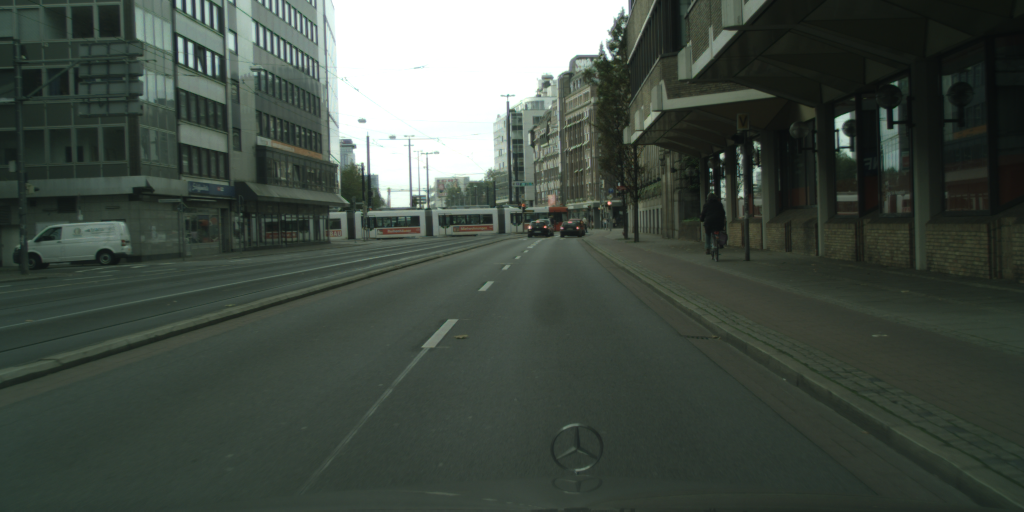
#> input picture data/bremen_000003_000019_leftImg8bit.png, 2048 x 1024 px (shown at 1/2 size); its folder holds only this picture in this run
$ python main.py --image data/bremen_000003_000019_leftImg8bit.png --dir data
#> lines starting #> are read from the running program, lines starting #| are printed output that depends on the picture; after the words box and inside, x2 and y2 are one past the last pixel; in counts of white or black regions, pixels touching at a corner belong together
#> in test_find_tfl_lights, color_image is the input picture: shape (1024, 2048, 3); mean R, G, B 67, 76.3, 68.2
try:
    print("Elementary imports: ")
    import os
    import json
    import glob
    import argparse

    print("numpy/scipy imports:")
    import numpy as np
    from scipy import signal as sg
    import scipy.ndimage as ndimage
    from scipy.ndimage.filters import maximum_filter, minimum_filter

    print("PIL imports:")
    from PIL import Image

    print("matplotlib imports:")
    import matplotlib.pyplot as plt
except ImportError:
    print("Need to fix the installation")
    raise

print("All imports okay. Yay!")


# [56 lines left out: function create_kernel25, not called in this run]


def create_kernel21():
    kernel = np.array([[56, 50, 46, 43, 41, 41, 40, 39, 38, 38, 39, 40, 40, 38, 38, 37, 37, 36, 39, 51, 59, 63],
                       [56, 50, 42, 38, 38, 37, 36, 38, 40, 44, 47, 49, 47, 43, 40, 37, 35, 35, 38, 50, 61, 66],
                       [55, 45, 37, 34, 32, 29, 46, 58, 71, 81, 79, 80, 85, 87, 83, 63, 46, 38, 33, 49, 62, 67],
                       [55, 45, 36, 39, 37, 58, 84, 103, 113, 128, 144, 145, 137, 129, 111, 96, 84, 68, 50, 50, 64, 69],
                       [56, 47, 35, 36, 62, 87, 100, 112, 129, 145, 165, 182, 188, 180, 171, 140, 110, 104, 73, 56, 66,
                        71],
                       [58, 48, 38, 64, 91, 119, 125, 150, 170, 194, 211, 218, 222, 220, 216, 177, 123, 113, 104, 78,
                        66, 71],
                       [61, 50, 52, 90, 112, 137, 150, 210, 225, 222, 231, 239, 242, 241, 231, 204, 155, 121, 116, 97,
                        73, 70],
                       [62, 52, 78, 108, 128, 146, 181, 223, 223, 223, 234, 239, 240, 240, 226, 212, 180, 137, 116, 107,
                        83, 69],
                       [62, 53, 98, 117, 136, 154, 202, 226, 226, 214, 227, 232, 234, 236, 219, 211, 191, 144, 115, 113,
                        89, 68],
                       [62, 53, 97, 116, 141, 163, 211, 226, 220, 207, 201, 216, 236, 238, 219, 210, 192, 146, 115, 117,
                        90, 60],
                       [62, 53, 99, 117, 137, 169, 212, 223, 205, 189, 206, 218, 241, 242, 221, 210, 189, 143, 115, 116,
                        86, 52],
                       [63, 53, 95, 116, 130, 166, 203, 219, 222, 220, 231, 233, 244, 241, 216, 207, 181, 134, 115, 109,
                        77, 48],
                       [64, 53, 79, 109, 131, 166, 197, 207, 228, 229, 236, 239, 241, 227, 206, 213, 168, 119, 118, 98,
                        62, 48],
                       [65, 53, 57, 96, 124, 152, 186, 208, 224, 225, 224, 227, 225, 213, 210, 205, 150, 110, 111, 78,
                        52, 53],
                       [65, 53, 36, 60, 102, 120, 155, 170, 216, 226, 220, 199, 194, 189, 184, 159, 113, 103, 81, 52,
                        52, 57],
                       [68, 54, 36, 118, 118, 118, 118, 124, 149, 186, 198, 181, 155, 143, 135, 116, 90, 80, 53, 42, 54,
                        60],
                       [76, 62, 43, 40, 41, 58, 87, 102, 113, 122, 137, 133, 119, 113, 106, 86, 65, 52, 45, 48, 62, 73],
                       [93, 70, 48, 42, 39, 37, 51, 59, 71, 69, 71, 70, 72, 72, 66, 49, 41, 41, 39, 61, 83, 97],
                       [93, 80, 66, 57, 50, 46, 42, 41, 42, 44, 47, 48, 46, 45, 47, 50, 53, 57, 71, 90, 90, 90]],
                      dtype=float)
    kernel = kernel - (kernel.mean())
    kernel = kernel / (kernel.max() - kernel.min())
    return kernel


def create_kernel10():
    filter_kernel = np.array([[-3.5, -2.25, -2, -2, -2],
                              [-2.25, -1, 1 / 4, 1 / 2, 1],
                              [-2, 1 / 4, 1, 1, 1.25],
                              [-2, 1 / 2, 1, 2, 3],
                              [-2, 1, 1.25, 3, 4]])
    filter_kernel = np.hstack([filter_kernel[::], np.fliplr(filter_kernel)])
    filter_kernel = np.vstack([filter_kernel[::], filter_kernel[::-1]])
    filter_kernel = filter_kernel / (filter_kernel.max() - filter_kernel.min())
    return filter_kernel


# [16 lines left out: functions create_kernel5, create_kernel3, not called in this run]


def find_tfl_lights(c_image: np.ndarray, fig_ax, **kwargs):
    """
    Detect candidates for TFL lights. Use c_image, kwargs and you imagination to implement
    :param c_image: The image itself as np.uint8, shape of (H, W, 3)
    :param kwargs: Whatever config you want to pass in here
    :return: 4-tuple of x_red, y_red, x_green, y_green
    """
    threshold = 0.20
    c_image = ndimage.gaussian_filter(c_image, sigma=1)

    after_filter = c_image
    # kernels = [create_kernel3(), create_kernel5(), create_kernel10(), create_kernel21(), create_kernel25()]
    kernels = [create_kernel10(), create_kernel21()]

    for kernel in kernels:
        after_filter = sg.convolve2d(after_filter, kernel, boundary="symm", mode="same")
        after_filter = after_filter / (after_filter.max() - after_filter.min())
#> this loop made 2 passes
#> pass 1, in find_tfl_lights, `after_filter = sg.convolve2d(after_filter, kernel, boundary="symm", mo..`:
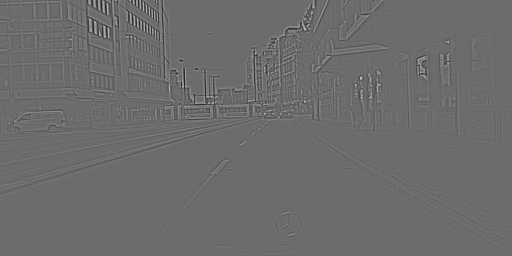
#> after_filter: shape (1024, 2048) float64 (shown at 1/4 size); min -3.07, max 4.16, mean -3.1e-06; drawn with min black and max white

    fig_ax.imshow(after_filter)
    fig_ax.set_title('filter')

    return non_max_suppression(after_filter, threshold)


def non_max_suppression(after_filter, threshold):
#> called with threshold = 0.2
    data_max = maximum_filter(after_filter, 35)
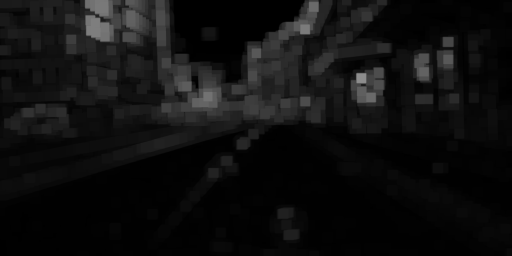
#> data_max: shape (1024, 2048) float64 (shown at 1/4 size); min 1.9e-32, max 0.554, mean 0.0626
    maxima = (after_filter == data_max)
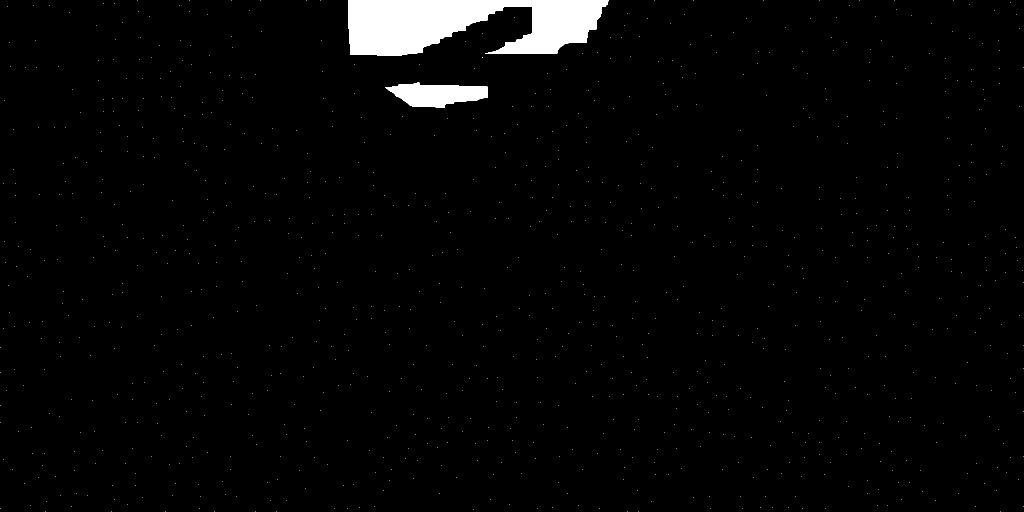
#> maxima: shape (1024, 2048) bool (shown at 1/2 size); 2.3% white; 985 white regions (983 under 20 px), largest, box (x1, y1, x2, y2) and area: (696, 0, 1218, 112) 40347, (770, 165, 975, 216) 6813
    after_filter[maxima == False] = 0
    after_filter[after_filter < threshold] = 0
    slices = np.argwhere(after_filter > 0)
#> slices = 82 pairs, first value 0 to 452, second value 285 to 1792
    x, y = [], []
    for dy, dx in slices:
        x.append(dx)
        y.append(dy)
#> this loop made 82 passes
#> (dy, dx) on passes 1 to 8: (0, 378), (0, 463), (0, 520), (0, 640), (11, 359), (22, 379), (27, 1254), (28, 415)
#> after the loop, x = 82 values, max 1792 at index 30, min 285 at index 29, mean 980; y = 82 values from 0 to 452
    print(len(x))
#| 82
    return x, y


# [18 lines left out: function non_max_suppression2, not called in this run]


def show_image_and_gt(image, objs, fig_num=None):
    plt.imshow(image)
    plt.subplot()
    labels = set()
    if objs is not None:
        for o in objs:
            poly = np.array(o['polygon'])[list(np.arange(len(o['polygon']))) + [0]]
            plt.plot(poly[:, 0], poly[:, 1], 'r', label=o['label'])
            labels.add(o['label'])
        if len(labels) > 1:
            plt.legend()


def test_find_tfl_lights(image_path, json_path=None, fig_num=None):
    """
    Run the attention code
    """
    color_image = np.array(Image.open(image_path))
    image = np.array(Image.open(image_path).convert("L"), dtype=float)
    image /= 255
    # red_image = np.array(color_image[:, :, 0])
    # red_image = red_image / 255
    # green_image = color_image[:, :, 1]
    # # green_image /= 255

    if json_path is None:
        objects = None
    else:
        gt_data = json.load(open(json_path))
        what = ['traffic light']
        objects = [o for o in gt_data['objects'] if o['label'] in what]

    show_image_and_gt(image, objects, fig_num)
    plt.figure()
    ax1 = plt.subplot(221)
    ax2 = plt.subplot(222, sharex=ax1, sharey=ax1)
    ax3 = plt.subplot(223, sharex=ax1, sharey=ax1)

    ax1.imshow(color_image)
    ax1.set_title('original')

    ax2.imshow(color_image)
    ax2.set_title('original after filter')

    x, y = find_tfl_lights(image, ax3, some_threshold=42)
#> y = 82 values from 0 to 452

    cord = zip(x, y)

    for x, y in cord:
        red_val = color_image[y, x, 0]
        green_val = color_image[y, x, 1]
        if red_val >= green_val:
            ax2.plot(x, y, 'r+', color='r', markersize=5)
        else:
            ax2.plot(x, y, 'b+', color='b', markersize=7)
#> this loop made 82 passes
#> (x, y, red_val, green_val) on passes 1 to 8: (378, 0, 182, 213), (463, 0, 177, 209), (520, 0, 189, 213), (640, 0, 194, 214), (359, 11, 174, 205), (379, 22, 178, 208), (1254, 27, 246, 255), (415, 28, 178, 206)


def main(argv=None):
    """It's nice to have a standalone tester for the algorithm.
    Consider looping over some images from here, so you can manually exmine the results
    Keep this functionality even after you have all system running, because you sometime want to debug/improve a module
    :param argv: In case you want to programmatically run this"""
    parser = argparse.ArgumentParser("Test TFL attention mechanism")
    parser.add_argument('-i', '--image', type=str, help='Path to an image')
    parser.add_argument("-j", "--json", type=str, help="Path to json GT for comparison")
    parser.add_argument('-d', '--dir', type=str, help='Directory to scan images in')
    args = parser.parse_args(argv)
    default_base = './data'
    if args.dir is None:
        args.dir = default_base
    flist = glob.glob(os.path.join(args.dir, '*_leftImg8bit.png'))

    for image in flist:
        json_fn = image.replace('_leftImg8bit.png', '_gtFine_polygons.json')
        if not os.path.exists(json_fn):
            json_fn = None

        test_find_tfl_lights(image, json_fn)
        plt.show(block=True)
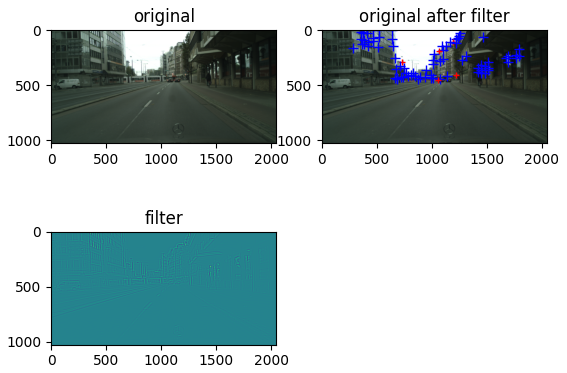
#> figure drawn by matplotlib, 3 panels

    if len(flist):
        print("You should now see some images, with the ground truth marked on them. Close all to quit.")
    else:
        print("Bad configuration?? Didn't find any picture to show")
    plt.show(block=True)


if __name__ == '__main__':
    main()
